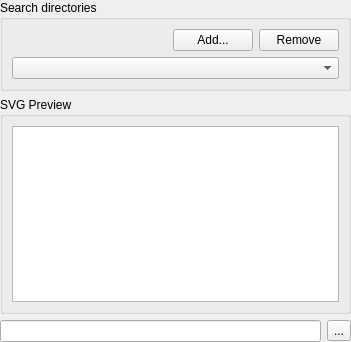
<?xml version="1.0" encoding="UTF-8"?>
<ui version="4.0">
 <class>QgsSVGDiagramFactoryWidgetBase</class>
 <widget class="QWidget" name="QgsSVGDiagramFactoryWidgetBase">
  <property name="geometry">
   <rect>
    <x>0</x>
    <y>0</y>
    <width>351</width>
    <height>342</height>
   </rect>
  </property>
  <property name="windowTitle">
   <string>Form</string>
  </property>
  <layout class="QGridLayout">
   <property name="margin">
    <number>0</number>
   </property>
   <item row="0" column="0">
    <widget class="QGroupBox" name="mSearchDirectoriesGroupBox">
     <property name="sizePolicy">
      <sizepolicy hsizetype="Preferred" vsizetype="Fixed">
       <horstretch>0</horstretch>
       <verstretch>0</verstretch>
      </sizepolicy>
     </property>
     <property name="title">
      <string>Search directories</string>
     </property>
     <layout class="QGridLayout">
      <item row="0" column="0">
       <spacer>
        <property name="orientation">
         <enum>Qt::Horizontal</enum>
        </property>
        <property name="sizeHint" stdset="0">
         <size>
          <width>101</width>
          <height>20</height>
         </size>
        </property>
       </spacer>
      </item>
      <item row="0" column="1">
       <widget class="QPushButton" name="mAddDirectoryButton">
        <property name="text">
         <string>Add...</string>
        </property>
       </widget>
      </item>
      <item row="0" column="2">
       <widget class="QPushButton" name="mRemoveDirectoryButton">
        <property name="text">
         <string>Remove</string>
        </property>
       </widget>
      </item>
      <item row="1" column="0" colspan="3">
       <widget class="QComboBox" name="mSearchDirectoriesComboBox">
        <property name="sizePolicy">
         <sizepolicy hsizetype="Expanding" vsizetype="Fixed">
          <horstretch>0</horstretch>
          <verstretch>0</verstretch>
         </sizepolicy>
        </property>
       </widget>
      </item>
     </layout>
    </widget>
   </item>
   <item row="1" column="0">
    <widget class="QGroupBox" name="mPreviewGroupBox">
     <property name="sizePolicy">
      <sizepolicy hsizetype="Expanding" vsizetype="Expanding">
       <horstretch>0</horstretch>
       <verstretch>0</verstretch>
      </sizepolicy>
     </property>
     <property name="title">
      <string>SVG Preview</string>
     </property>
     <layout class="QGridLayout">
      <item row="0" column="0">
       <widget class="QListWidget" name="mPreviewListWidget">
        <property name="movement">
         <enum>QListView::Free</enum>
        </property>
        <property name="flow">
         <enum>QListView::LeftToRight</enum>
        </property>
        <property name="isWrapping" stdset="0">
         <bool>true</bool>
        </property>
        <property name="gridSize">
         <size>
          <width>30</width>
          <height>30</height>
         </size>
        </property>
        <property name="viewMode">
         <enum>QListView::IconMode</enum>
        </property>
        <property name="wordWrap">
         <bool>true</bool>
        </property>
       </widget>
      </item>
     </layout>
    </widget>
   </item>
   <item row="2" column="0">
    <layout class="QHBoxLayout">
     <property name="spacing">
      <number>6</number>
     </property>
     <property name="margin">
      <number>0</number>
     </property>
     <item>
      <widget class="QLineEdit" name="mPictureLineEdit"/>
     </item>
     <item>
      <widget class="QToolButton" name="mPictureBrowseButton">
       <property name="text">
        <string>...</string>
       </property>
      </widget>
     </item>
    </layout>
   </item>
  </layout>
 </widget>
 <resources/>
 <connections/>
</ui>
